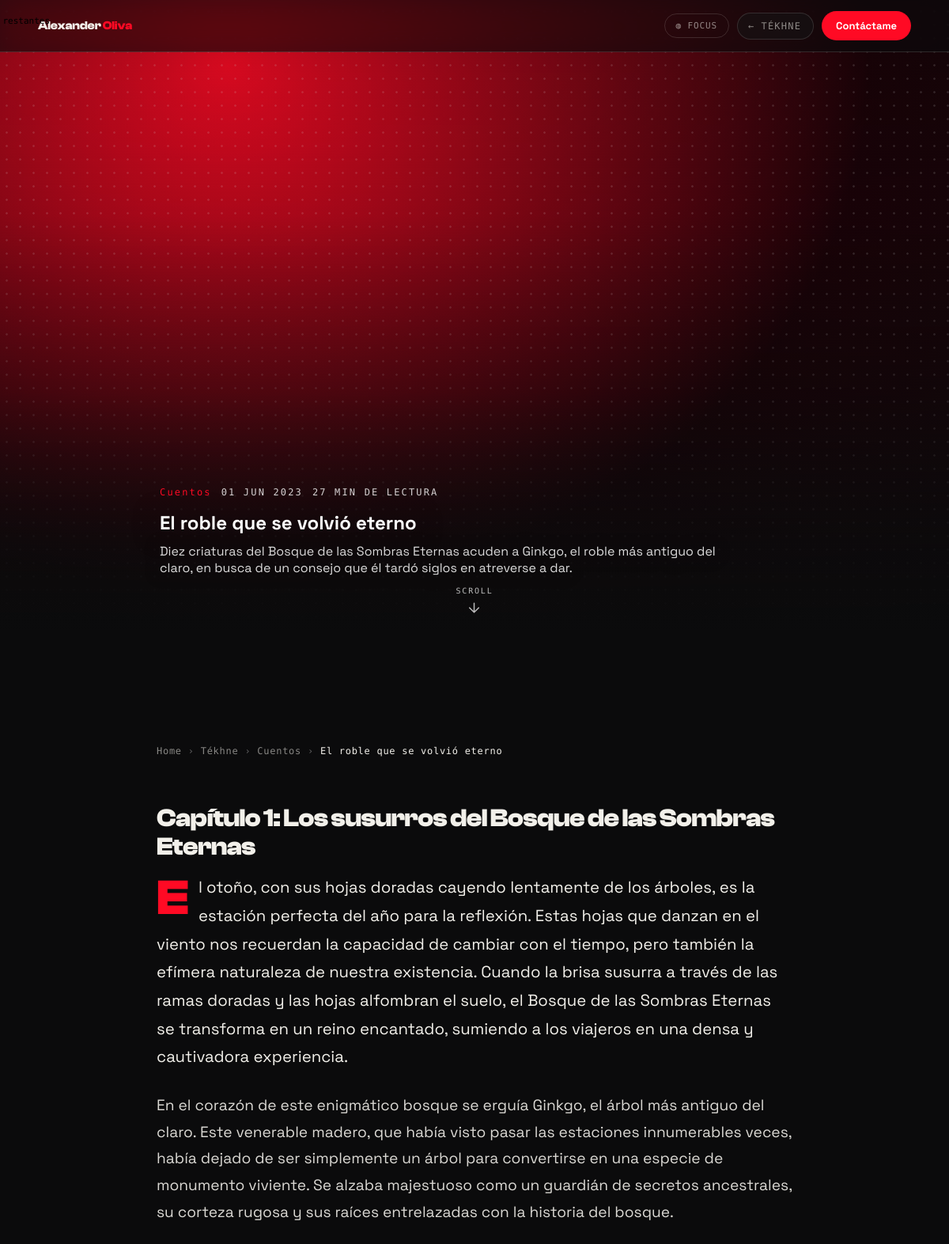
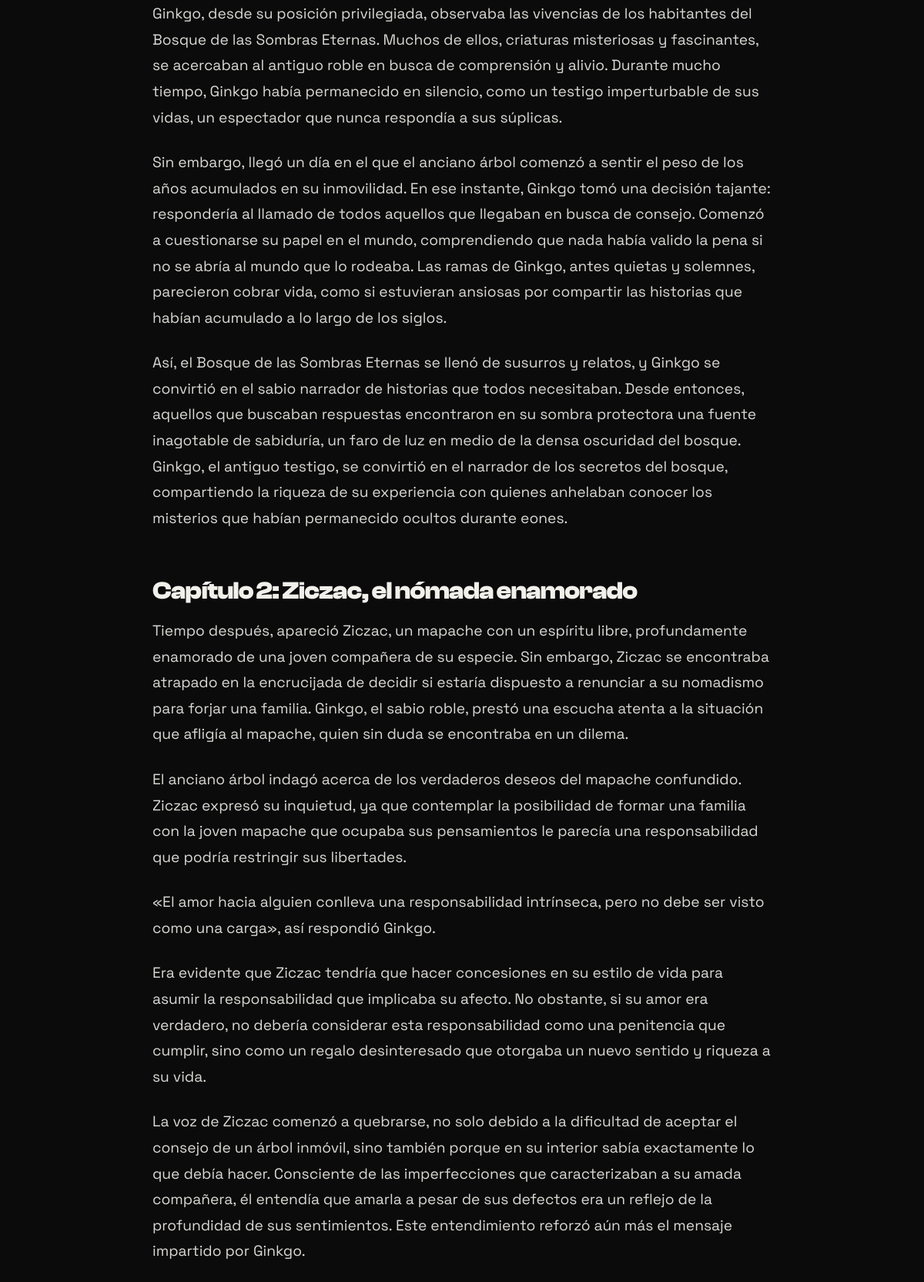
/tekhne/el-roble-que-se-volvio-eterno (upper part), run on the app's committed database (2 pictures, top to bottom).
### tables this page shows
CREATE TABLE blog (
    id          INT AUTO_INCREMENT PRIMARY KEY,
    titulo      VARCHAR(180) NOT NULL,
    slug        VARCHAR(180) NULL,                
    estado      ENUM('borrador','publicado') NOT NULL DEFAULT 'publicado',
    categoria   VARCHAR(60)  NULL,
    fecha_pub   DATE         NULL,
    descripcion TEXT         NULL,                
    contenido   MEDIUMTEXT   NULL,                
    cover_img   VARCHAR(160) NULL,
    ref_tipo    VARCHAR(20)  NULL,                
    ref_id      INT          NULL,                
    visitas     INT          NOT NULL DEFAULT 0,  
    orden       INT          NOT NULL DEFAULT 0,
    creado      TIMESTAMP    DEFAULT CURRENT_TIMESTAMP
);

### Router.php (called while the page is built, shortened)
<?php
class Router
{
    public function render($view, $datos = [], $layout = 'layout')
    {
        include_once __DIR__ . "/views/$view.php";
    }
}

### controllers/PortfolioController.php (called while the page is built, shortened)
<?php
class PortfolioController
{
    public static function articulo(Router $router)
    {
        $slug = trim($_GET['slug'] ?? '');
        $id   = (int) ($_GET['id'] ?? 0);
        $post = $slug !== '' ? Blog::porSlug($slug) : ($id ? Blog::find($id) : null);
        $recursos = BlogRecurso::resolver(BlogRecurso::deEntrada((int) $post->id));
        $router->render('blog/articulo', [
            'titulo' => $post->titulo . ' - Tékhne · Alexander Oliva',
            'metaDescripcion' => $post->descripcion,
            'ogTitulo' => $post->titulo,
            'ogImagen' => $post->cover_img ? urlSubida('blog', $post->cover_img) : '/build/img/profile.png',
            'ogTipo'   => 'article',
            'ogFecha'  => $post->fecha_pub ?: null,
            'canonical' => 'https://alexanderoliva.com/tekhne/' . ($post->slug ?: $post->id),
            'post'     => $post,
            'recursos' => $recursos,
        ], 'portfolio-layout');
    }
}

### models/Blog.php (called while the page is built, shortened)
<?php
class Blog extends ActiveRecord {
    protected static $tabla = 'blog';
    public $contenido;
    public function __construct($args = []) {
        $this->contenido   = $args['contenido']   ?? '';
    }
    public static function porSlug(string $slug) {
        $slug = self::$db->escape_string($slug);
        $r = self::consultarSQL("SELECT * FROM " . static::$tabla . " WHERE slug = '{$slug}' LIMIT 1");
        return array_shift($r);
    }
    public static function registrarVisita(int $id) : void {
        $id = (int) $id;
        self::$db->query("UPDATE " . static::$tabla . " SET visitas = visitas + 1 WHERE id = {$id}");
    }
    public function tiempoLectura() : int {
        $texto = (string) $this->contenido;
        $texto = preg_replace('/!\[[^\]]*\]\([^)]*\)/', '', $texto);
        $texto = trim(strip_tags($texto));
        return max(1, (int) ceil(str_word_count($texto) / 200));
    }
}

### models/ActiveRecord.php (called while the page is built, shortened)
<?php
class ActiveRecord {
    protected static $db;
    public static function setDB($database) {
        self::$db = $database;
    }
    public static function consultarSQL($query) {
        $resultado = self::$db->query($query);
        $array = [];
        while($registro = $resultado->fetch_assoc()) {
            $array[] = static::crearObjeto($registro);
        }
        return $array;
    }
    protected static function crearObjeto($registro) {
        $objeto = new static;
        foreach($registro as $key => $value ) {
            if(property_exists( $objeto, $key  )) {
                $objeto->$key = $value;
            }
        }
        return $objeto;
    }
}

### includes/funciones.php (called while the page is built, shortened)
<?php
function s($html = '') : string {
    return htmlspecialchars($html ?? '');
}
function waLink(string $mensaje = '') : string {
    $base = 'https://wa.me/525637185620';
    return $mensaje !== '' ? $base . '?text=' . rawurlencode($mensaje) : $base;
}
function generarSlug(string $texto) : string {
    $texto = strtolower(trim($texto));
    $texto = strtr($texto, ['á'=>'a','é'=>'e','í'=>'i','ó'=>'o','ú'=>'u','ñ'=>'n','ü'=>'u']);
    $texto = preg_replace('/[^a-z0-9]+/', '-', $texto);
    return trim($texto, '-') ?: 'articulo';
}

### views/blog/articulo.php (the view, shortened to what this page needs)
<link rel="stylesheet" href="/build/css/paginas.css">
<div id="ao-app" data-theme="dark">
<div data-barba-namespace="blog-articulo">
    <header class="pg-top">
        <a href="/" class="brand">Alexander <span>Oliva</span></a>
        <div class="pg-actions">
            <button type="button" id="pg-focus" class="pg-focus-btn pg-focus-fab" aria-pressed="false" title="Modo lectura">◍ Focus</button>
            <a class="pg-back" href="/tekhne">Tékhne</a>
            <a class="pg-wa" href="<?php echo waLink('Hola Alexander, leí tu artículo «' . $post->titulo . '».'); ?>" target="_blank" rel="noopener">Contáctame</a>
        </div>
    </header>
    <?php
    $ao_grads = [
        'repeating-linear-gradient(45deg,rgba(255,255,255,.06) 0 2px,transparent 2px 15px),linear-gradient(135deg,var(--accent) 0%,#1a0207 55%,#0b0b0c 100%)',
        'radial-gradient(rgba(255,255,255,.14) 1px,transparent 1.6px) 0 0/17px 17px,radial-gradient(130% 130% at 24% 18%,var(--accent) 0%,#1a0207 52%,#0b0b0c 100%)',
        'repeating-linear-gradient(90deg,rgba(255,255,255,.05) 0 1px,transparent 1px 13px),linear-gradient(115deg,#0b0b0c 18%,#1a0207 55%,var(--accent) 100%)',
    ];
    ?>
    <section class="art-hero" id="art-hero">
        <div class="art-hero-media" id="art-hero-media" style="view-transition-name:ao-cover">
            <?php if (!empty($post->cover_img)) : ?>
                <img src="<?php echo urlSubida('blog', $post->cover_img); ?>" alt="<?php echo s($post->titulo); ?>">
            <?php else : ?>
                <div class="art-hero-grad" style="background:<?php echo $ao_grads[(int) $post->id % count($ao_grads)]; ?>"></div>
            <?php endif; ?>
        </div>
        <div class="art-hero-scrim"></div>
        <div class="art-hero-inner">
            <div class="pg-kicker art-hero-el">
                <span class="acc"><?php echo s($post->categoria); ?></span>
                <span><?php echo $post->fecha_pub ? strtoupper(date('d M Y', strtotime($post->fecha_pub))) : ''; ?></span>
                <span><?php echo $post->tiempoLectura(); ?> MIN DE LECTURA</span>
            </div>
            <h1 class="pg-title art-hero-el"><?php echo s($post->titulo); ?></h1>
            <?php if (!empty($post->descripcion)) : ?><p class="pg-lead art-hero-el"><?php echo s($post->descripcion); ?></p><?php endif; ?>
        </div>
        <div class="art-hero-cue" id="art-hero-cue" aria-hidden="true">
            <span>Scroll</span>
            <svg viewBox="0 0 24 24" fill="none" stroke="currentColor" stroke-width="1.8" stroke-linecap="round" stroke-linejoin="round"><path d="M12 5v14M19 12l-7 7-7-7"/></svg>
        </div>
    </section>
    <main class="pg pg--article">
        <nav class="pg-crumb" data-anim aria-label="Ruta de navegación">
            <a href="/">Home</a><span>›</span>
            <a href="/tekhne">Tékhne</a><span>›</span>
            <a href="/tekhne/categoria/<?php echo s(generarSlug($post->categoria)); ?>"><?php echo s($post->categoria); ?></a><span>›</span>
            <span class="cur"><?php echo s($post->titulo); ?></span>
        </nav>
        <article class="pg-body" data-anim>
            <?php echo $post->contenido;  ?>
        </article>
    </main>
</div>
</div>

### public/build/css/portfolio.css (style rules this page uses)
* { box-sizing:border-box }
html,body { margin:0;padding:0 }
body { background:#0b0b0c }
#ao-app[data-theme=dark] { --bg: #0b0b0c;--fg: #f2f0ea;--muted: rgba(242, 240, 234, .54);--line: rgba(242, 240, 234, .14);--surface: #151517;--accent: #ff0a24;--accent-fg: #ffffff;--chip: #f4f1ea;--chip-fg: #141210;--inv-bg: #f4f1ea;--inv-fg: #151311;--inv-muted: rgba(21, 19, 17, .6);--inv-line: rgba(21, 19, 17, .16);--sh-sm: 0 1px 2px rgba(0, 0, 0, .20), 0 4px 12px rgba(0, 0, 0, .22);--sh-md: 0 2px 6px rgba(0, 0, 0, .18), 0 10px 30px rgba(0, 0, 0, .30);--sh-lg: 0 4px 14px rgba(0, 0, 0, .20), 0 18px 50px rgba(0, 0, 0, .36);--sh-xl: 0 6px 22px rgba(0, 0, 0, .24), 0 30px 74px rgba(0, 0, 0, .44) }
.pg-top { view-transition-name:ao-topbar }

### data on the page
blog: categoria "Cuentos", fecha_pub "01 JUN 2023", contenido "27", titulo "El roble que se volvió eterno", descripcion "Diez criaturas del Bosque de las Sombras Eternas acuden a Ginkgo, el roble más antiguo del claro, en busca de un consejo que él tardó siglos en atreverse a dar.", contenido "Capítulo 1: Los susurros del Bosque de las Sombras Eternas El otoño, con sus hojas doradas cayendo lentamente de los árboles, es la estación perfecta del año para la reflexión. Estas hojas que danzan en el viento nos recuerdan la capacidad de cambiar con el tiempo, pero también la efímera naturaleza de nuestra existencia. Cuando la brisa susurra a través de las ramas doradas y las hojas alfombran el suelo, el Bosque de las Sombras Eternas se transforma en un reino encantado, sumiendo a los viajeros en una densa y cautivadora experiencia. En el corazón de este enigmático bosque se erguía Ginkgo, el árbol más antiguo del claro. Este venerable madero, que había visto pasar las estaciones…"
